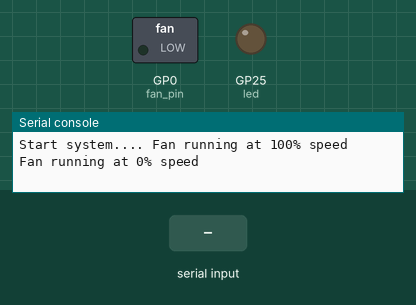
Recording of a program running on a simulated Raspberry Pi Pico running CircuitPython. Parts: switched loads named in the program (green lamp = pin HIGH), output pins drawn as LEDs (lit = HIGH), the last lines printed to the serial console. Inputs (shaded band) come from the test bench.

Above: at 6.2 s.
6.3 s: "5" typed at the serial console, then Enter
At 7.5 s:
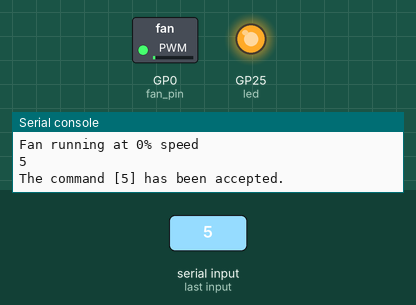
7.8 s: "0" typed at the serial console, then Enter
At 8.9 s:
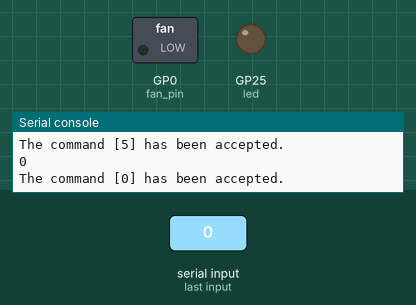
9.3 s: "90" typed at the serial console, then Enter
At 10.0 s:
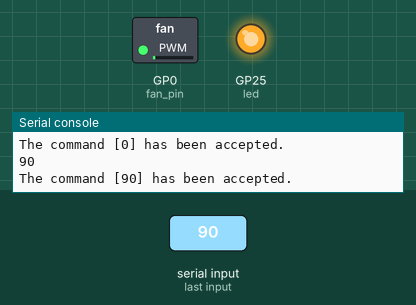
Timing chart, 0 to 12.3 s (numbered marks = the images above; inputs shaded):
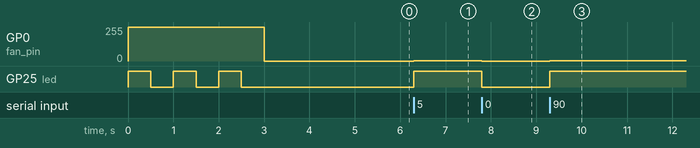

The program:

code.py
```python
import board
import pwmio
import time
import digitalio
# import usb_cdc
import supervisor


led = digitalio.DigitalInOut(board.LED)
led.direction = digitalio.Direction.OUTPUT

# Set up PWM on GP0 with a standard 25kHz frequency for fans
fan_pin = pwmio.PWMOut(board.GP0, frequency=25000, duty_cycle=0)


print("Start system.... Fan running at 100% speed")
# Set the fan speed (0 to 65535)
# Example: 50% speed is 32767
fan_pin.duty_cycle = 65535

for n in range(0, 3):
    led.value = True   # Turn LED on
    time.sleep(0.5)    # Wait half a second
    led.value = False  # Turn LED off
    time.sleep(0.5)    # Wait half a second

print("Fan running at 0% speed")
fan_pin.duty_cycle = 0
time.sleep(2)


# Use the data serial port (serial[1])
# Note: serial[0] is typically reserved for the REPL/Console

# serial = usb_cdc.data

while True:
    # print(f'Ожидаем команду ... ')
    # time.sleep(2)
    if supervisor.runtime.serial_bytes_available:
        value = input().strip()
        # Sometimes Windows sends an extra (or missing) newline - ignore them
        if value == "":
            continue
        print("The command [{}] has been accepted.".format(value))
        # print("Command recivied")

        try:
            if int(value) == 0:
                fan_pin.duty_cycle = int(value)
                led.value = False
            else:
                fan_pin.duty_cycle = int(value)
                led.value = True
        except Exception as exc:
            print(f"\n[!] Возникли ошибки: {exc}")
```

Measured:
- after the input at 6.3 s, GP0 (fan_pin): 0/255 → 1/255 at once; GP25 (led): LOW → HIGH at once
- after the input at 7.8 s, GP0 (fan_pin): 1/255 → 0/255 at once; GP25 (led): HIGH → LOW at once
- after the input at 9.3 s, GP0 (fan_pin): 0/255 → 1/255 at once; GP25 (led): LOW → HIGH at once
